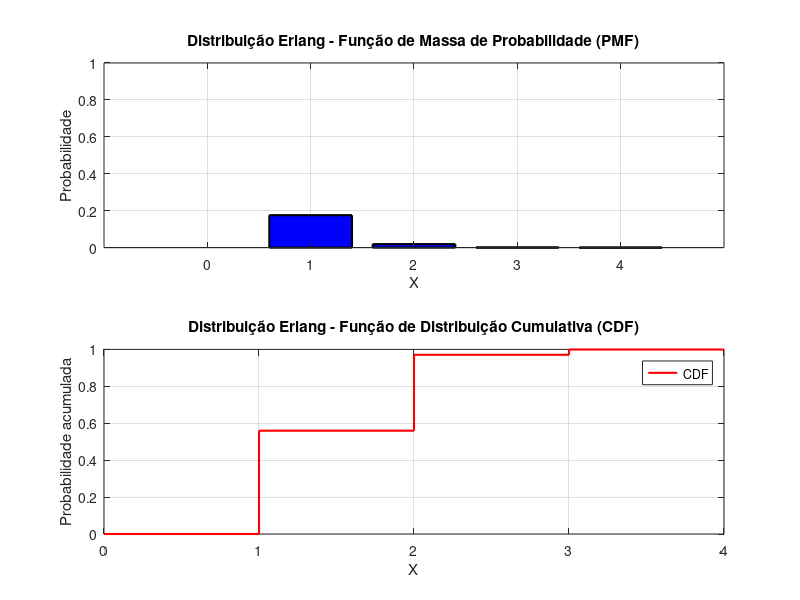

Source code (MATLAB):
% Limpa a tela e o workspace
clc
clear

% Função para calcular a Função de Massa de Probabilidade (PMF) da distribuição Erlang
function pmf = calcularErlangPMF(parametroN, parametroLambda, resultado)
    pmf = ((parametroLambda^parametroN) / factorial(parametroN)) .* (resultado.^(parametroN - 1)) .* exp(-parametroLambda * resultado);
end

% Função para calcular a Função de Distribuição Cumulativa (CDF) da distribuição Erlang
function cdf = calcularErlangCDF(parametroN, parametroLambda, resultado)
    cdf = 1 - gammainc(resultado * parametroLambda, parametroN, 'upper');
end

% Função para calcular a probabilidade de bloco Erlang
function pb = calcularErlangB(rho, c)
    pn = exp(-rho) * poisspdf(0:c, rho);
    pb = pn(c + 1) / sum(pn);
end

% Função para gerar variáveis aleatórias seguindo a distribuição Erlang
function resultados = gerarVariaveisErlang(parametroN, parametroLambda, numAmostras)
    % Gera variáveis exponenciais
    y = gerarVariaveisExponenciais(parametroLambda, numAmostras * parametroN);
    % Remodela os resultados em uma matriz
    y_reshaped = reshape(y, numAmostras, parametroN);
    % Soma as variáveis exponenciais para obter variáveis Erlang
    resultados = sum(y_reshaped, 2);
end

% Função para gerar variáveis aleatórias exponenciais
function resultados = gerarVariaveisExponenciais(parametroLambda, numAmostras)
    resultados = -(1/parametroLambda) * log(1 - rand(numAmostras, 1));
end

% Entrada: solicita os parâmetros n e lambda ao usuário
parametroN = input('Informe o parâmetro n (inteiro positivo): ');
parametroLambda = input('Informe lambda (entre 0 e 1): ');

% Lê os valores do arquivo 'entrada.txt'
fileID = fopen('entrada.txt', 'r');
resultados = fscanf(fileID, '%d');
fclose(fileID);

% Obtém a contagem de ocorrências de cada valor único
contagem_resultados = hist(resultados, unique(resultados));

% Gera a PMF e a CDF para a distribuição Erlang
pmfResultados = calcularErlangPMF(parametroN, parametroLambda, unique(resultados));
cdfResultados = calcularErlangCDF(parametroN, parametroLambda, unique(resultados));

% Gera variáveis aleatórias Erlang
amostrasErlang = gerarVariaveisErlang(parametroN, parametroLambda, 1000);

% Plotagem:
figure;

% Subplotagem para a PMF
subplot(2, 1, 1);
% Gráfico de barras da PMF
bar(unique(resultados), pmfResultados, 'b', 'LineWidth', 1.5);
title('Distribuição Erlang - Função de Massa de Probabilidade (PMF)');
xlabel('X');
ylabel('Probabilidade');
ylim([0, 1]);
grid on;

% Subplotagem para a CDF
subplot(2, 1, 2);
% Gráfico de degrau (stairs) para a CDF
stairs(unique(resultados), cdfResultados, 'r', 'LineWidth', 1.5);
title('Distribuição Erlang - Função de Distribuição Cumulativa (CDF)');
xlabel('X');
ylabel('Probabilidade acumulada');
ylim([0, 1]);
grid on;

% Adiciona uma legenda para a CDF
legend('CDF');

